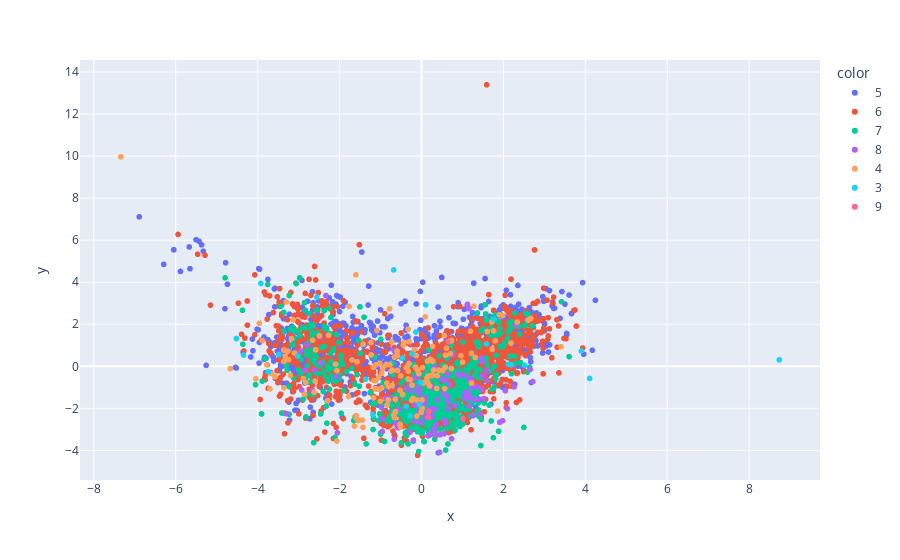

The notebook cell this image was saved under:
### Code cell
# Plot the points see the graph
y_train_str = y_train.astype(str)

fig = px.scatter(
    x= X_train_trf[:, 0],
    y= X_train_trf[:, 1],
    color=y_train_str
)

fig.show(remind='iframe')

### Figure 1 — Plotly figure (JSON) as saved in the notebook; plotly's stock layout.template omitted (floating-point values rounded to 4 significant figures; data arrays with more than 128 entries replaced by an {"elided": "..."} marker saying what was removed)
{"data": [{"hovertemplate": "color=5<br>x=%{x}<br>y=%{y}<extra></extra>", "legendgroup": "5", "marker": {"color": "#636efa", "symbol": "circle"}, "mode": "markers", "name": "5", "showlegend": true, "type": "scattergl", "x": {"elided": "1698 float values"}, "xaxis": "x", "y": {"elided": "1698 float values"}, "yaxis": "y"}, {"hovertemplate": "color=6<br>x=%{x}<br>y=%{y}<extra></extra>", "legendgroup": "6", "marker": {"color": "#EF553B", "symbol": "circle"}, "mode": "markers", "name": "6", "showlegend": true, "type": "scattergl", "x": {"elided": "2280 float values"}, "xaxis": "x", "y": {"elided": "2280 float values"}, "yaxis": "y"}, {"hovertemplate": "color=7<br>x=%{x}<br>y=%{y}<extra></extra>", "legendgroup": "7", "marker": {"color": "#00cc96", "symbol": "circle"}, "mode": "markers", "name": "7", "showlegend": true, "type": "scattergl", "x": {"elided": "846 float values"}, "xaxis": "x", "y": {"elided": "846 float values"}, "yaxis": "y"}, {"hovertemplate": "color=8<br>x=%{x}<br>y=%{y}<extra></extra>", "legendgroup": "8", "marker": {"color": "#ab63fa", "symbol": "circle"}, "mode": "markers", "name": "8", "showlegend": true, "type": "scattergl", "x": {"elided": "150 float values"}, "xaxis": "x", "y": {"elided": "150 float values"}, "yaxis": "y"}, {"hovertemplate": "color=4<br>x=%{x}<br>y=%{y}<extra></extra>", "legendgroup": "4", "marker": {"color": "#FFA15A", "symbol": "circle"}, "mode": "markers", "name": "4", "showlegend": true, "type": "scattergl", "x": {"elided": "166 float values"}, "xaxis": "x", "y": {"elided": "166 float values"}, "yaxis": "y"}, {"hovertemplate": "color=3<br>x=%{x}<br>y=%{y}<extra></extra>", "legendgroup": "3", "marker": {"color": "#19d3f3", "symbol": "circle"}, "mode": "markers", "name": "3", "showlegend": true, "type": "scattergl", "x": [-1.185, -4.344, -3.483, -0.04921, -0.1346, 4.106, 1.584, -2.554, -0.6785, -0.4659, 2.197, -3.739, 2.124, -0.02285, -0.2757, -4.518, -0.3726, 3.903, -1.365, 0.1034, 1.771, 8.733, -0.2339, -3.92, 2.517, -3.023], "xaxis": "x", "y": [-2.304, 0.5351, 0.561, -1.811, 1.632, -0.5781, 1.065, 3.29, 4.586, 0.3957, 0.07986, -0.2654, 0.09362, -0.7479, -2.359, 1.32, -1.895, 0.7308, -0.6142, 2.931, 2.241, 0.3076, 0.5975, 3.945, 0.04085, 0.4929], "yaxis": "y"}, {"hovertemplate": "color=9<br>x=%{x}<br>y=%{y}<extra></extra>", "legendgroup": "9", "marker": {"color": "#FF6692", "symbol": "circle"}, "mode": "markers", "name": "9", "showlegend": true, "type": "scattergl", "x": [1.016, 0.6417, 0.1808, 0.1645], "xaxis": "x", "y": [-2.488, 1.173, -2.148, -2.422], "yaxis": "y"}], "layout": {"legend": {"title": {"text": "color"}, "tracegroupgap": 0}, "margin": {"t": 60}, "xaxis": {"anchor": "y", "domain": [0, 1], "title": {"text": "x"}}, "yaxis": {"anchor": "x", "domain": [0, 1], "title": {"text": "y"}}}}
